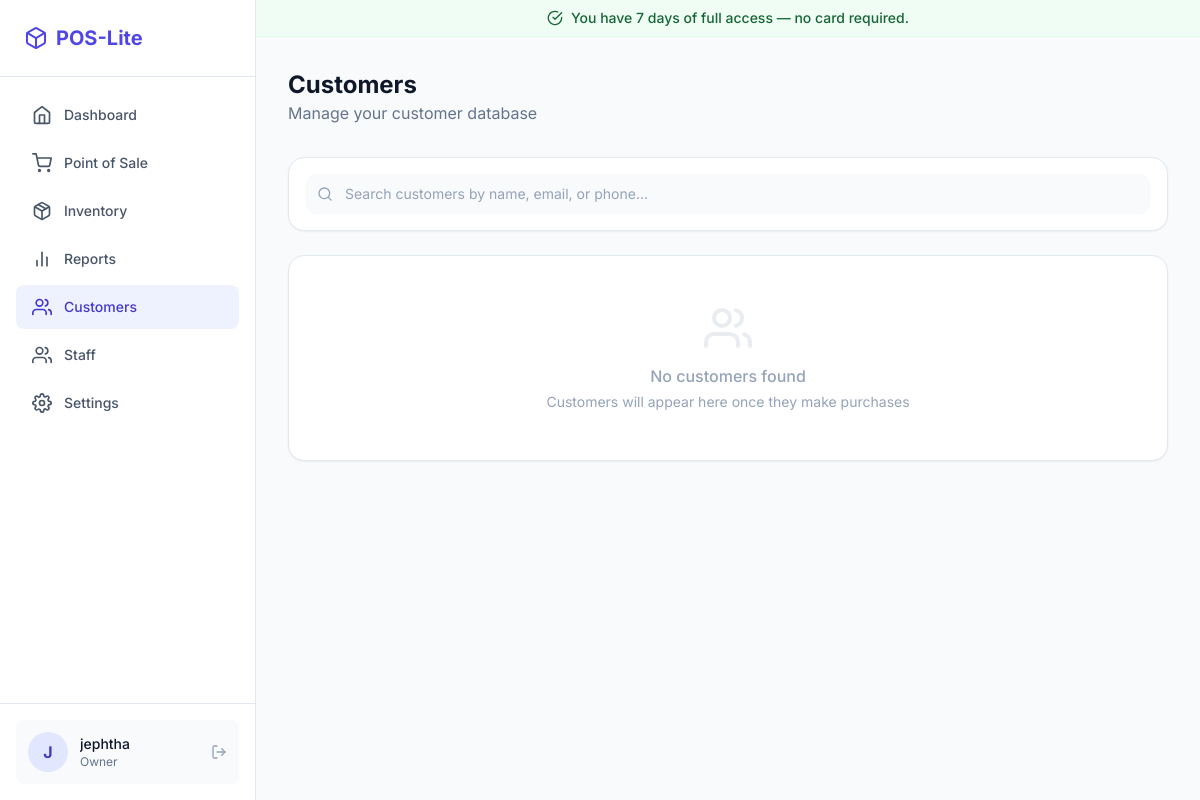
/store/customers/ (signed in), run on an earlier commit of the app's database.
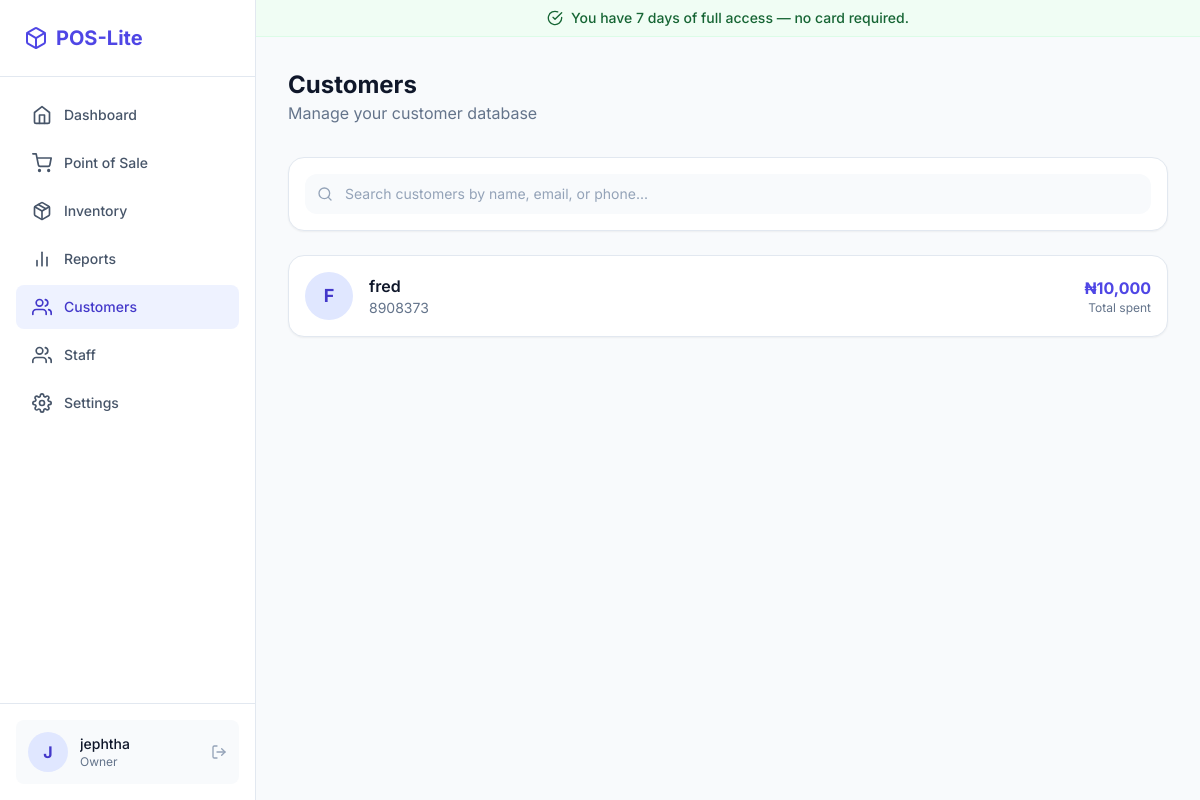
And on a later commit of the database.
### store/models.py (models this page shows, shortened)
class Customer(models.Model):
    name = models.CharField(max_length=100)
    phone = models.CharField(max_length=20, unique=True)
    email = models.EmailField(blank=True)
    address = models.TextField(blank=True)
    created_at = models.DateTimeField(auto_now_add=True)

### store/views.py (the view)
# urls.py: path('customers/', views.customer_list, name='customer_list'),
@login_required
def customer_list(request):
    customers = Customer.objects.annotate(
        total_spent=Sum('sales__total_amount')
    ).order_by('-created_at')
    return render(request, 'store/customer_list.html', {'customers': customers, 'form': CustomerForm()})

### store/forms.py
class CustomerForm(forms.ModelForm):
    class Meta:
        model = Customer
        fields = ['name', 'phone', 'email', 'address']
        widgets = {
            'name': forms.TextInput(attrs={'class': 'form-control'}),
            'phone': forms.TextInput(attrs={'class': 'form-control'}),
            'email': forms.EmailInput(attrs={'class': 'form-control'}),
            'address': forms.Textarea(attrs={'class': 'form-control', 'rows': 2}),
        }

### templates/store/customer_list.html (shortened to what this page needs)
{% extends 'layouts/app.html' %}
{% load humanize %}
{% block content %}
<div class="mb-8">
  <h1 class="text-2xl font-bold text-slate-900 dark:text-white">Customers</h1>
  <p class="text-slate-500 dark:text-slate-400">Manage your customer database</p>
</div>
<div class="bg-white dark:bg-slate-900 rounded-2xl border border-slate-200 dark:border-slate-800 shadow-sm p-4 mb-6">
  <form method="get">
    <div class="relative">
      <i data-feather="search" class="absolute left-3 top-1/2 -translate-y-1/2 w-4 h-4 text-slate-400"></i>
      <input type="text" name="q" value="{{ search_query|default:'' }}" placeholder="Search customers by name, email, or phone..." class="w-full pl-10 pr-4 py-2.5 bg-slate-50 dark:bg-slate-800 border-none rounded-xl text-sm focus:ring-2 focus:ring-primary-500 placeholder-slate-400"/>
    </div>
  </form>
</div>
<div class="bg-white dark:bg-slate-900 rounded-2xl border border-slate-200 dark:border-slate-800 shadow-sm overflow-hidden">
  <div class="divide-y divide-slate-200 dark:divide-slate-800">
    {% for customer in customers %}
    <div class="p-4 hover:bg-slate-50 dark:hover:bg-slate-800/50 transition-colors">
      <div class="flex items-center gap-4">
        <div class="w-12 h-12 rounded-full bg-primary-100 dark:bg-primary-900/20 flex items-center justify-center text-primary-700 dark:text-primary-300 font-bold text-lg shrink-0">
          {{ customer.name|slice:":1"|upper }}
        </div>
        <div class="flex-1 min-w-0">
          <h3 class="font-semibold text-slate-900 dark:text-white truncate">{{ customer.name }}</h3>
          <p class="text-sm text-slate-500 truncate">{{ customer.email|default:customer.phone }}</p>
        </div>
        <div class="text-right">
          <p class="font-bold text-primary-600 dark:text-primary-400">₦{{ customer.total_spent|default:0|intcomma }}</p>
          <p class="text-xs text-slate-500">Total spent</p>
        </div>
      </div>
    </div>
    {% empty %}
    <div class="p-12 text-center">
      <div class="flex flex-col items-center text-slate-400">
        <i data-feather="users" class="w-12 h-12 mb-3 opacity-20"></i>
        <h3 class="font-medium mb-1">No customers found</h3>
        <p class="text-sm">Customers will appear here once they make purchases</p>
      </div>
    </div>
    {% endfor %}
  </div>
</div>
{% endblock %}

What changed in the data, as far as the page shows it:
added Customer: name "F", name "fred", email "8908373", total_spent "10,000"
Also different on the page:
text no longer shown: "No customers found Customers will appear here once they make purchases"
